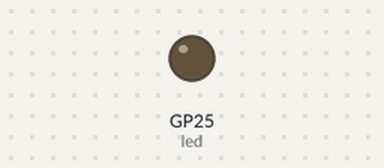
Bench run of a program on a simulated Raspberry Pi Pico running MicroPython. Parts: output pins drawn as LEDs (lit = HIGH). Dashed ring = blinking.

Above: at 1.0 s.
At 2.5 s:
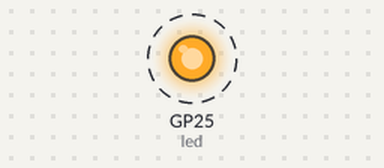
Timing chart, 0 to 4.6 s (numbered marks = the images above):
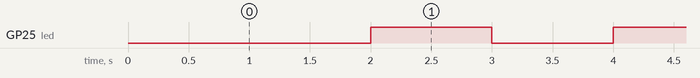

Measured:
- by itself, GP25 (led): alternates HIGH for 1.0 s and LOW for 1.0 s

The program:

my.blink.py
```python
import machine
import utime

# This will blink the DEL every seconds
# Need to be saved as "main.py" in the pico.

led = machine.Pin("LED", machine.Pin.OUT)

# Repeat the message indefinitely
while True:
    utime.sleep(1)  # Pause between repetitions (adjust as needed)
    led.value(0)
    utime.sleep(1)  # Pause between repetitions (adjust as needed)
    led.value(1)
```
